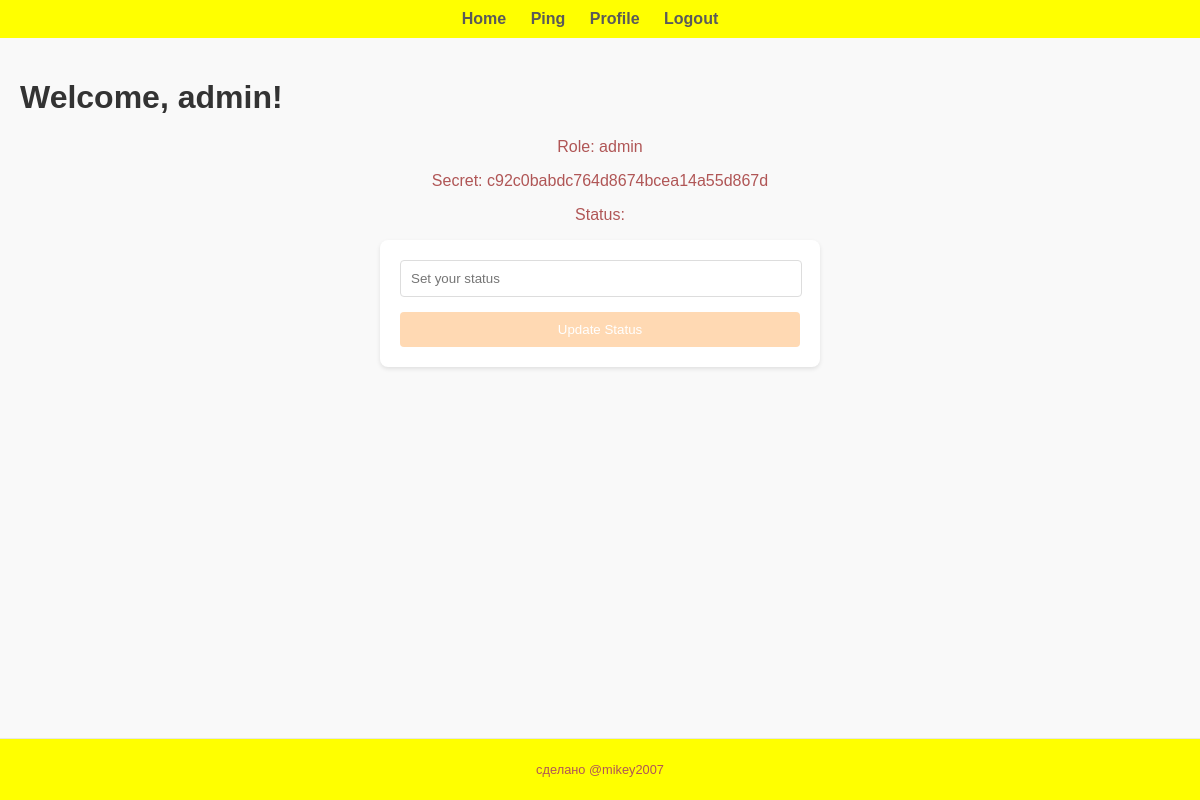
The app's page /user/admin (signed in) with its own data.
### tables this page shows
CREATE TABLE users (
    id INTEGER PRIMARY KEY AUTOINCREMENT,
    username TEXT NOT NULL,
    password TEXT NOT NULL,
    role TEXT,
    status TEXT,
    secret TEXT
);

### main.py (the view)
@app.route('/user/<username>')
def user_profile(username):
    if 'username' in session:
        db = get_db()
        user = db.execute('SELECT * FROM users WHERE username = ?', (username,)).fetchone()
        if user:
            return render_template('user_profile.html', user=user)
        else:
            abort(404)  # если пользователь не найден
    return redirect(url_for('login'))

### main.py (called while the page is built)
def get_db():
    db = getattr(g, '_database', None)
    if db is None:
        db = g._database = sqlite3.connect(DATABASE)
    return db

@app.teardown_appcontext
def close_connection(exception):
    db = getattr(g, '_database', None)
    if db is not None:
        db.close()

@app.teardown_appcontext
def close_connection(exception):
    db = getattr(g, '_database', None)
    if db is not None:
        db.close()

### templates/user_profile.html (shortened to what this page needs)
{% extends "base.html" %}
{% block content %}
    <h1>Welcome, {{ user[1] }}!</h1>
    <p>Role: {{ user[3] }}</p>
    <p>Secret: {{ user[-1] }}</p>
    <p>Status: {{ user[4] | safe}}</p>
    <form method="POST" action="{{ url_for('set_status') }}">
        <input type="text" name="status" placeholder="Set your status">
        <button type="submit">Update Status</button>
    </form>
{% endblock %}

### static/style.css (style rules this page uses)
body { font-family: 'Arial', sans-serif; margin: 0; padding: 0; background-color: #f9f9f9; color: #333; }
html, body { height: 100%; display: flex; flex-direction: column; }
form { max-width: 400px; margin: auto; padding: 20px; border-radius: 8px; background-color: #fff; box-shadow: 0 2px 4px rgba(0, 0, 0, 0.1); }
form input[type="text"], form input[type="password"] { width: calc(100% - 20px); padding: 10px; margin-bottom: 15px; border: 1px solid #ddd; border-radius: 4px; }
form button { width: 100%; padding: 10px; border: none; border-radius: 4px; background-color: #ffd9b3; color: white; cursor: pointer; }
p, div { text-align: center; color: #b05656; }

### records on screen
users: username "admin", role "admin", secret "c92c0babdc764d8674bcea14a55d867d"
